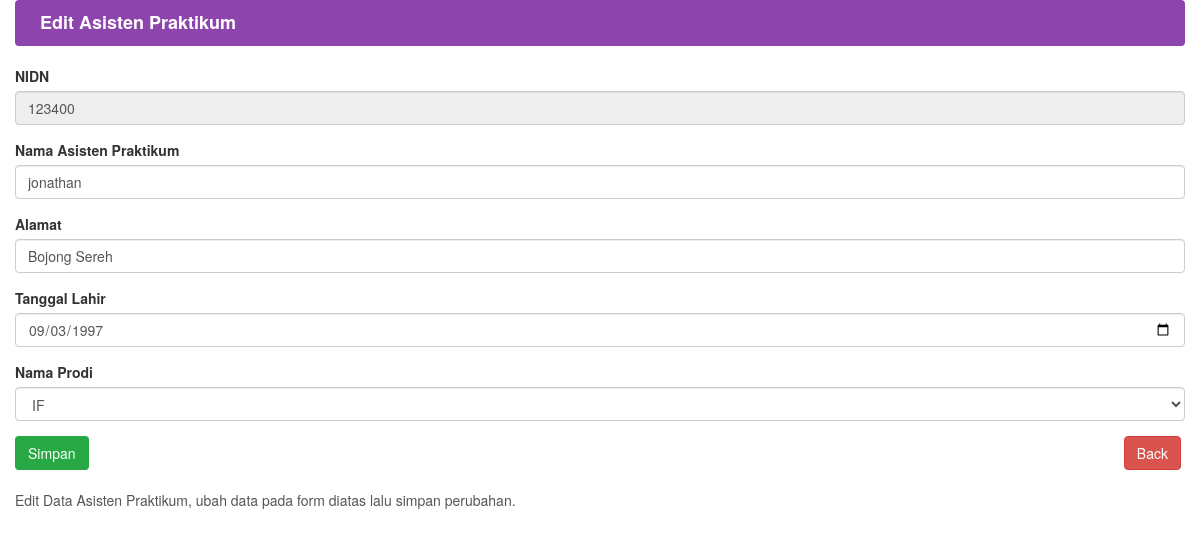
/index.php/AsistenPraktikum/edit/123400, run on the app's committed database.
### tables this page shows
CREATE TABLE `asisten_praktikum` (
  `nidn` varchar(20) NOT NULL,
  `nama_dosen` varchar(100) DEFAULT NULL,
  `alamat` varchar(255) DEFAULT NULL,
  `tgl_lahir` date DEFAULT NULL,
  `prodi` varchar(100) DEFAULT NULL
);

### application/controllers/AsistenPraktikum.php (called while the page is built, shortened)
<?php
class AsistenPraktikum extends CI_Controller {
    public function __construct() {
        $this->load->model('AsistenPraktikum_model');
    }
    public function edit($nidn) {
        $data['asisten'] = $this->AsistenPraktikum_model->get_by_nidn($nidn);
        $data['role'] = $this->session->userdata('role');
        $this->load->view('edit_asisten_praktikum', $data);
    }
}

### index.php (called while the page is built, shortened)
<?php
require_once BASEPATH.'core/CodeIgniter.php';

### application/models/AsistenPraktikum_model.php (called while the page is built, shortened)
<?php
class AsistenPraktikum_model extends CI_Model {
    public function get_by_nidn($nidn) {
        return $this->db->get_where('asisten_praktikum', ['nidn' => $nidn])->row_array();
    }
}

### application/views/edit_asisten_praktikum.php (the view, shortened to what this page needs)
<!DOCTYPE html>
<html lang="id">
<head>
    <link rel="stylesheet" href="<?php echo base_url('assets/css/bootstrap.min.css'); ?>">
    <link rel="stylesheet" href="<?php echo base_url('assets/css/fontawesome/all.min.css'); ?>">
    <link rel="stylesheet" href="<?php echo base_url('assets/css/sidebar.css'); ?>">
</head>
<body>
<div class="container-fluid">
    <div class="row">
        <?php
        if (isset($role) && $role) {
            if ($role == 'admin') {
                $this->load->view('sidebar_admin', compact('active_menu'));
                $content_class = 'col-md-10';
            } elseif ($role == 'kepala_lab') {
                $this->load->view('sidebar_kepala_lab', compact('active_menu'));
                $content_class = 'col-md-10';
            } elseif ($role == 'laboran') {
                $this->load->view('sidebar_laboran', compact('active_menu'));
                $content_class = 'col-md-10';
            } else {
                $content_class = 'col-md-12';
            }
        } else {
            $content_class = 'col-md-12';
        }
        ?>
        <div class="<?php echo $content_class; ?>">
            <div style="background:#8e44ad;color:#fff;padding:10px 20px;margin-bottom:20px;border-radius:4px;font-size:18px;font-weight:bold;">
                <i class="fa fa-edit"></i> Edit Asisten Praktikum
            </div>
            <form action="<?php echo base_url('index.php/AsistenPraktikum/update/' . $asisten['nidn']); ?>" method="post">
                <div class="form-group">
                    <label for="nidn">NIDN</label>
                    <input type="text" class="form-control" id="nidn" name="nidn" value="<?php echo htmlspecialchars($asisten['nidn']); ?>" readonly>
                </div>
                <div class="form-group">
                    <label for="nama_dosen">Nama Asisten Praktikum</label>
                    <input type="text" class="form-control" id="nama_dosen" name="nama_dosen" value="<?php echo htmlspecialchars($asisten['nama_dosen']); ?>" required>
                </div>
                <div class="form-group">
                    <label for="alamat">Alamat</label>
                    <input type="text" class="form-control" id="alamat" name="alamat" value="<?php echo htmlspecialchars($asisten['alamat']); ?>" required>
                </div>
                <div class="form-group">
                    <label for="tgl_lahir">Tanggal Lahir</label>
                    <input type="date" class="form-control" id="tgl_lahir" name="tgl_lahir" value="<?php echo htmlspecialchars($asisten['tgl_lahir']); ?>" required>
                </div>
                <div class="form-group">
                    <label for="prodi">Nama Prodi</label>
                    <select class="form-control" id="prodi" name="prodi" required>
                        <option value="IF" <?php if($asisten['prodi']=='IF') echo 'selected'; ?>>IF</option>
                    </select>
                </div>
                <button type="submit" class="btn btn-green">Simpan</button>
                <a href="<?php echo base_url('index.php/AsistenPraktikum'); ?>" class="btn btn-danger pull-right">Back</a>
            </form>
            <div style="margin-top:20px;color:#555;font-size:14px;">
                Edit Data Asisten Praktikum, ubah data pada form diatas lalu simpan perubahan.
            </div>
        </div>
    </div>
</div>
</body>
</html>

### application/views/edit_asisten_praktikum.php (style rules this page uses)
.form-group label { font-weight: bold; }
.btn { margin-right: 4px; }
.btn-green { background-color: #28a745; color: #fff; }

### data on the page
asisten_praktikum: nidn "123400", nama_dosen "jonathan", alamat "Bojong Sereh", tgl_lahir "09/03/1997", prodi "IF"
